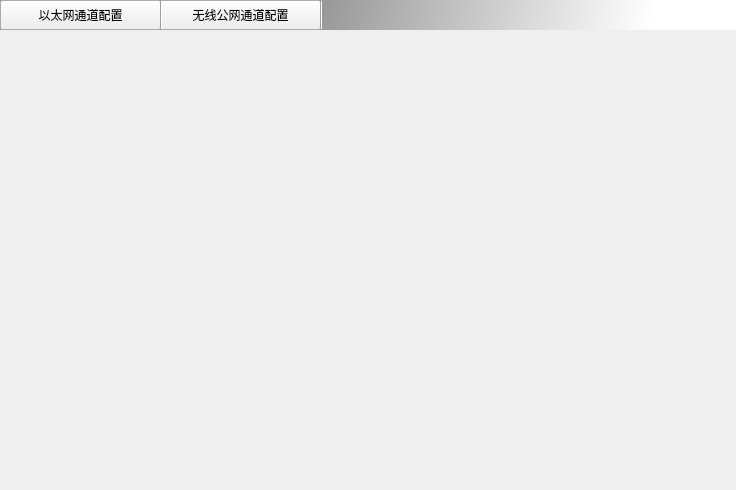
<?xml version="1.0" encoding="UTF-8"?>
<ui version="4.0">
 <class>Passage</class>
 <widget class="QWidget" name="Passage">
  <property name="geometry">
   <rect>
    <x>0</x>
    <y>0</y>
    <width>736</width>
    <height>490</height>
   </rect>
  </property>
  <property name="windowTitle">
   <string>Form</string>
  </property>
  <widget class="QLabel" name="label">
   <property name="geometry">
    <rect>
     <x>0</x>
     <y>0</y>
     <width>741</width>
     <height>30</height>
    </rect>
   </property>
   <property name="sizePolicy">
    <sizepolicy hsizetype="Ignored" vsizetype="Preferred">
     <horstretch>0</horstretch>
     <verstretch>0</verstretch>
    </sizepolicy>
   </property>
   <property name="font">
    <font>
     <pointsize>20</pointsize>
     <weight>50</weight>
     <bold>false</bold>
     <underline>false</underline>
     <strikeout>false</strikeout>
     <stylestrategy>PreferDefault</stylestrategy>
     <kerning>true</kerning>
    </font>
   </property>
   <property name="cursor">
    <cursorShape>ArrowCursor</cursorShape>
   </property>
   <property name="focusPolicy">
    <enum>Qt::NoFocus</enum>
   </property>
   <property name="styleSheet">
    <string notr="true">background-color: qlineargradient(spread:pad, x1:0, y1:0, x2:1, y2:0.011, stop:0.405128 rgba(145, 145, 145, 255), stop:0.887179 rgba(255, 255, 255, 255));</string>
   </property>
   <property name="text">
    <string>&lt;!DOCTYPE HTML PUBLIC &quot;-//W3C//DTD HTML 4.0//EN&quot; &quot;http://www.w3.org/TR/REC-html40/strict.dtd&quot;&gt;
&lt;html&gt;&lt;head&gt;&lt;meta name=&quot;qrichtext&quot; content=&quot;1&quot; /&gt;&lt;style type=&quot;text/css&quot;&gt;
p, li { white-space: pre-wrap; }
&lt;/style&gt;&lt;/head&gt;&lt;body style=&quot; font-family:'Ubuntu'; font-size:20pt; font-weight:400; font-style:normal;&quot;&gt;
&lt;p style=&quot;-qt-paragraph-type:empty; margin-top:12px; margin-bottom:12px; margin-left:0px; margin-right:0px; -qt-block-indent:0; text-indent:0px;&quot;&gt;&lt;br /&gt;&lt;/p&gt;&lt;/body&gt;&lt;/html&gt;</string>
   </property>
   <property name="textFormat">
    <enum>Qt::RichText</enum>
   </property>
   <property name="margin">
    <number>8</number>
   </property>
  </widget>
  <widget class="QPushButton" name="pushButton_ethernet">
   <property name="geometry">
    <rect>
     <x>0</x>
     <y>0</y>
     <width>161</width>
     <height>30</height>
    </rect>
   </property>
   <property name="text">
    <string>以太网通道配置</string>
   </property>
  </widget>
  <widget class="QPushButton" name="pushButton_gprs">
   <property name="geometry">
    <rect>
     <x>160</x>
     <y>0</y>
     <width>161</width>
     <height>30</height>
    </rect>
   </property>
   <property name="text">
    <string>无线公网通道配置</string>
   </property>
  </widget>
  <widget class="Line" name="line">
   <property name="geometry">
    <rect>
     <x>160</x>
     <y>0</y>
     <width>3</width>
     <height>30</height>
    </rect>
   </property>
   <property name="orientation">
    <enum>Qt::Vertical</enum>
   </property>
  </widget>
  <widget class="Line" name="line_2">
   <property name="geometry">
    <rect>
     <x>320</x>
     <y>0</y>
     <width>3</width>
     <height>30</height>
    </rect>
   </property>
   <property name="orientation">
    <enum>Qt::Vertical</enum>
   </property>
  </widget>
  <widget class="QWidget" name="gridLayoutWidget">
   <property name="geometry">
    <rect>
     <x>0</x>
     <y>30</y>
     <width>741</width>
     <height>461</height>
    </rect>
   </property>
   <layout class="QGridLayout" name="gridLayout"/>
  </widget>
 </widget>
 <resources/>
 <connections/>
</ui>
